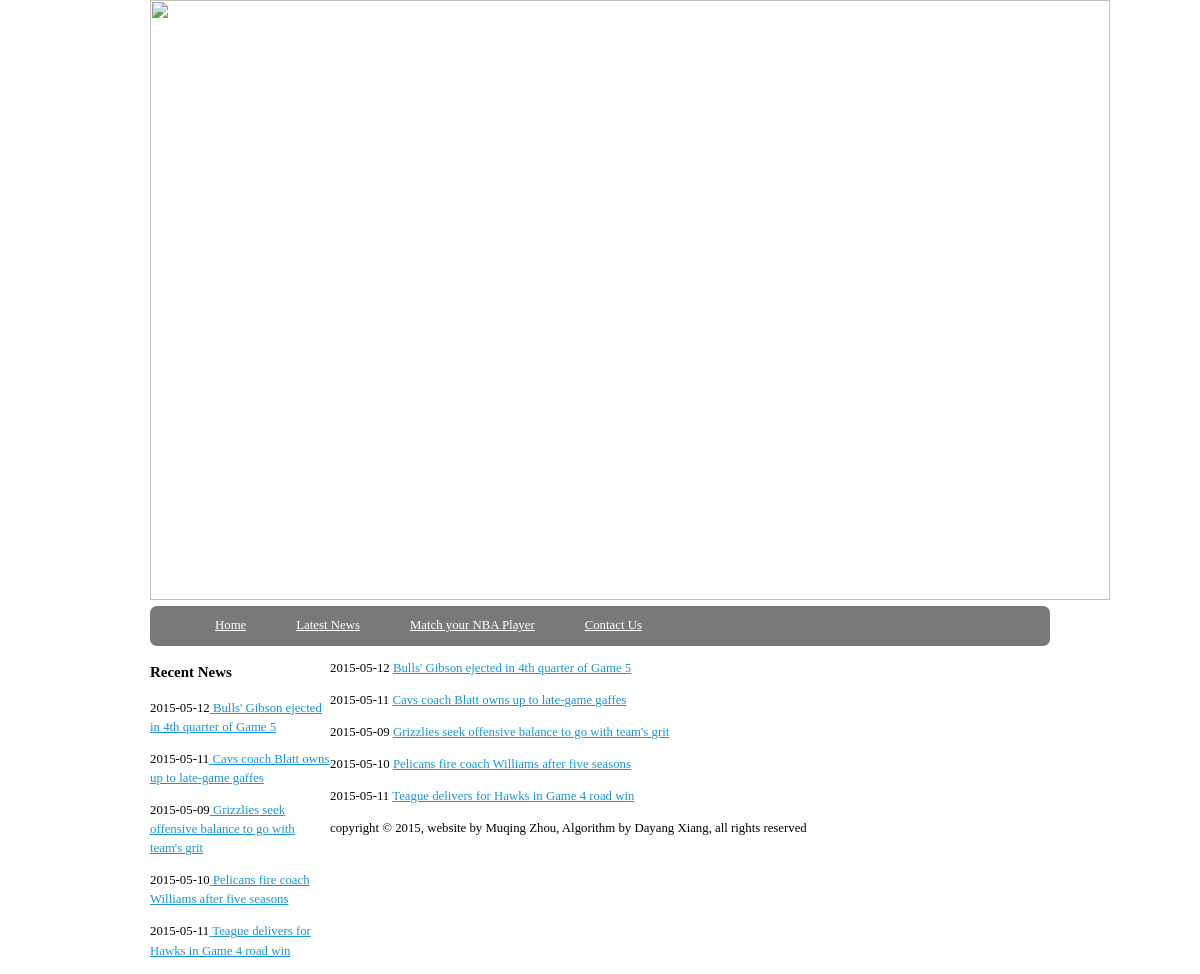
/nbamatch/newslist/, run on an earlier commit of the app's database.
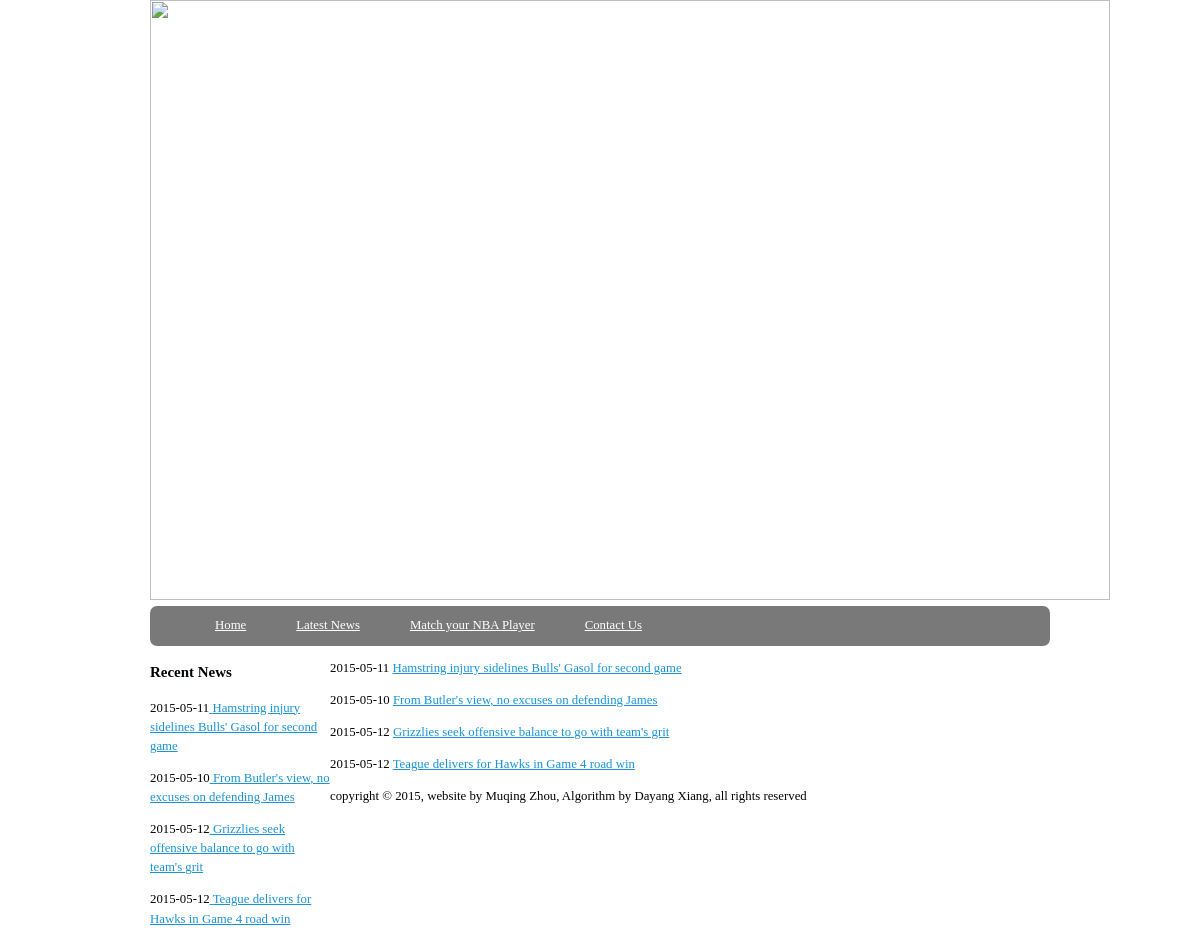
And on a later commit of the database.
### nbamatch/models.py (models this page shows, shortened)
class Post(models.Model):
	title = models.CharField(max_length = 140)
	body = models.TextField()
	date = models.DateTimeField()

### nbamatch/templates/posttitleslist.html
{%  extends "base.html" %}
{%  block content %}
    <aside class="sideInfo">
    	<article>
    		<h3>Recent News</h3>
    		{% for post in object_list%}
    		<p>{{ post.date|date:"Y-m-d" }}<a href="/nbamatch/{{post.id}}"> {{ post.title }}</a></p>
    		{% endfor %}
    	</article>
    </aside>
{%  for post in object_list %}
<p>{{ post.date | date:"Y-m-d" }} <a href = "/nbamatch/{{post.id}}">{{ post.title }}</a></p>
{% endfor %}
{% endblock %}

### nbamatch/templates/base.html (shortened to what this page needs)
<!DOCTYPE html>
<html lang='en'>
<head>
	<link rel="stylesheet" href="/static/css/styles.css" type="text/css"/>
</head>
<body class="body">
	<header class="mainHead">
		<img src="https://dff2h0hbfv6w4.cloudfront.net/images/backgrounds/nba.jpg" width="960" height="600">
		<nav><ul>
			<li><a href='/nbamatch/home'>Home</a></li>
			<li><a href='/nbamatch/newslist'>Latest News</a></li>
			<li><a href='/nbamatch'>Match your NBA Player</a></li>
			<li><a href='/nbamatch/contact'>Contact Us</a></li>
		</ul></nav>
	</header>
{% block content %}
{% endblock %}
    <footer class="mainfooter">
    	<p> copyright &copy; 2015, website by Muqing Zhou, Algorithm by Dayang Xiang, all rights reserved</p>
    </footer>
</body>
</html>

### static/css/styles.css (style rules this page uses)
body { color:#000305; font-size: 80%; font-family: 'Lucida Sans Unicode'; line-height: 1.5; text-align: left; }
a { text-decoloration: none; }
a:link, a:visited { color:#1A94D6; }
.body { margin:0 auto; width:75%; clear:both; }
.mainHead nav { background-color: #797979; height: 40px; border-radius: 7px; -webkit-border-radius: 7px; -moz-border-radius: 7px; }
.mainHead nav ul { list-style:none; margin: 0 auto; }
.mainHead nav ul li { float:left; display: inline; }
.mainHead nav a:link, .mainHead nav a:visited { color: #FFF; display: inline-block; padding: 10px 25px; height:20px; }
.sideInfo { width: 20%; float: left; border-radius: 7px; -webkit-border-radius: 7px; -moz-border-radius: 7px; background-color: #FFF }

What changed in the data, as far as the page shows it:
removed Post: date "2015-05-12", title "Bulls' Gibson ejected in 4th quarter of Game 5"
removed Post: date "2015-05-11", title "Cavs coach Blatt owns up to late-game gaffes"
removed Post: date "2015-05-10", title "Pelicans fire coach Williams after five seasons"
removed Post: date "2015-05-11", title "Teague delivers for Hawks in Game 4 road win"
added Post: date "2015-05-11", title "Hamstring injury sidelines Bulls' Gasol for second game"
added Post: date "2015-05-10", title "From Butler's view, no excuses on defending James"
changed Post "Grizzlies seek offensive balance to go with team's grit": date "2015-05-09" → "2015-05-12"
added Post: date "2015-05-12", title "Teague delivers for Hawks in Game 4 road win"
